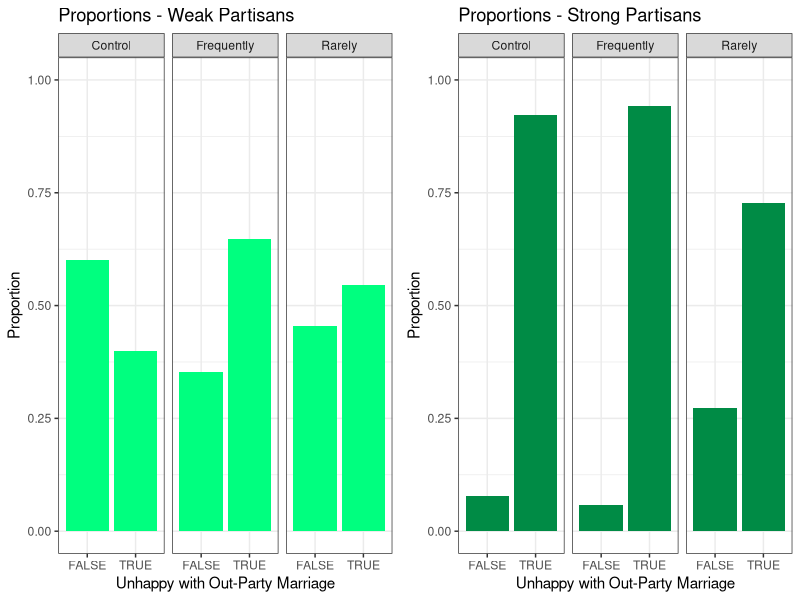

R code for this plot:
## ---- chunk 1
# load packages
library(tidyverse)
library(gridExtra)

# read data
marriage_data <- read_csv('Sep23ClassData_clean.csv')
## ---- chunk 2
# two main outcome variables in the study:
# rates of unhappiness with a prospective out-party in-law
# rates of respondents being affectively polarized

# my approach:
# group by treatment groups AND find overall...
# ...difference between weak and strong partisans...
# ...using 2 side by side plots

# weak vs strong partisans as the 2 plots
# x = T/F for unhappiness with prospective out-party in-law
# y = proportion pertaining to x-variable
# group = treatment groups

# plot 1: weak partisans
a <- ggplot(data = marriage_data %>% filter(strongPARTISAN==FALSE)
                            %>% filter(is.na(outPartyUnhappy)==FALSE)) +
                            # choose only weak partisans
                            # filter out NAs
  geom_bar(mapping = aes(x = outPartyUnhappy, y = ..prop.., group = 1),
           stat = "count", fill = "springgreen") +
                            # plot the proportions
  ylim(0, 1) + facet_wrap(~treatment) +
                            # group by treatment
  ylab("Proportion") + xlab("Unhappy with Out-Party Marriage") + 
  ggtitle("Proportions - Weak Partisans") + theme_bw()

b <- ggplot(data = marriage_data %>% filter(strongPARTISAN==TRUE)
                            %>% filter(is.na(outPartyUnhappy)==FALSE)) +
                            # choose only weak partisans
                            # filter out NAs
  geom_bar(mapping = aes(x = outPartyUnhappy, y = ..prop.., group = 1),
           stat = "count", fill = "springgreen4") +
                            # plot the proportions
  ylim(0, 1) + facet_wrap(~treatment) +
                            # group by treatment
  ylab("Proportion") + xlab("Unhappy with Out-Party Marriage") + 
  ggtitle("Proportions - Strong Partisans") + theme_bw()

# arrange grid for saving externally
grid.arrange(a, b, ncol = 2)
graph <- arrangeGrob(a, b, ncol = 2,
                     top = "Proportions of Unhappiness with Out-Party Marriage")
ggsave("proportions_unhappiness_outpartymarriage.png", graph, height = 4, width = 8)
